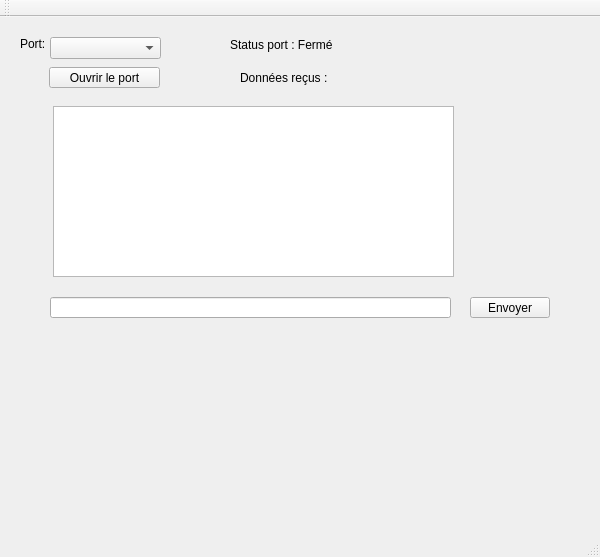
<?xml version="1.0" encoding="UTF-8"?>
<ui version="4.0">
 <class>QSerialPortTestClass</class>
 <widget class="QMainWindow" name="QSerialPortTestClass">
  <property name="geometry">
   <rect>
    <x>0</x>
    <y>0</y>
    <width>600</width>
    <height>557</height>
   </rect>
  </property>
  <property name="windowTitle">
   <string>QSerialPortTest</string>
  </property>
  <widget class="QWidget" name="centralWidget">
   <widget class="QLabel" name="label">
    <property name="geometry">
     <rect>
      <x>20</x>
      <y>20</y>
      <width>47</width>
      <height>13</height>
     </rect>
    </property>
    <property name="text">
     <string>Port:</string>
    </property>
   </widget>
   <widget class="QComboBox" name="portComboBox">
    <property name="geometry">
     <rect>
      <x>50</x>
      <y>20</y>
      <width>111</width>
      <height>22</height>
     </rect>
    </property>
   </widget>
   <widget class="QLabel" name="portStatusLabel">
    <property name="geometry">
     <rect>
      <x>230</x>
      <y>20</y>
      <width>121</width>
      <height>16</height>
     </rect>
    </property>
    <property name="text">
     <string>Status port : Fermé</string>
    </property>
   </widget>
   <widget class="QPushButton" name="pushButton">
    <property name="geometry">
     <rect>
      <x>49</x>
      <y>50</y>
      <width>111</width>
      <height>21</height>
     </rect>
    </property>
    <property name="text">
     <string>Ouvrir le port</string>
    </property>
   </widget>
   <widget class="QPushButton" name="pushButton_2">
    <property name="geometry">
     <rect>
      <x>470</x>
      <y>280</y>
      <width>80</width>
      <height>21</height>
     </rect>
    </property>
    <property name="text">
     <string>Envoyer</string>
    </property>
   </widget>
   <widget class="QLabel" name="label_3">
    <property name="geometry">
     <rect>
      <x>240</x>
      <y>50</y>
      <width>111</width>
      <height>21</height>
     </rect>
    </property>
    <property name="text">
     <string>Données reçus :</string>
    </property>
   </widget>
   <widget class="QPlainTextEdit" name="receivedDataText">
    <property name="geometry">
     <rect>
      <x>53</x>
      <y>89</y>
      <width>401</width>
      <height>171</height>
     </rect>
    </property>
   </widget>
   <widget class="QLineEdit" name="lineEdit">
    <property name="geometry">
     <rect>
      <x>50</x>
      <y>280</y>
      <width>401</width>
      <height>21</height>
     </rect>
    </property>
   </widget>
  </widget>
  <widget class="QMenuBar" name="menuBar">
   <property name="geometry">
    <rect>
     <x>0</x>
     <y>0</y>
     <width>600</width>
     <height>20</height>
    </rect>
   </property>
  </widget>
  <widget class="QToolBar" name="mainToolBar">
   <attribute name="toolBarArea">
    <enum>TopToolBarArea</enum>
   </attribute>
   <attribute name="toolBarBreak">
    <bool>false</bool>
   </attribute>
  </widget>
  <widget class="QStatusBar" name="statusBar"/>
 </widget>
 <layoutdefault spacing="6" margin="11"/>
 <resources>
  <include location="QSerialPortTest.qrc"/>
 </resources>
 <connections>
  <connection>
   <sender>pushButton</sender>
   <signal>clicked()</signal>
   <receiver>QSerialPortTestClass</receiver>
   <slot>onOpenPortButtonClicked()</slot>
   <hints>
    <hint type="sourcelabel">
     <x>104</x>
     <y>97</y>
    </hint>
    <hint type="destinationlabel">
     <x>299</x>
     <y>278</y>
    </hint>
   </hints>
  </connection>
  <connection>
   <sender>pushButton_2</sender>
   <signal>clicked()</signal>
   <receiver>QSerialPortTestClass</receiver>
   <slot>onSendMessageButtonClicked()</slot>
   <hints>
    <hint type="sourcelabel">
     <x>509</x>
     <y>327</y>
    </hint>
    <hint type="destinationlabel">
     <x>299</x>
     <y>278</y>
    </hint>
   </hints>
  </connection>
 </connections>
 <slots>
  <slot>onOpenPortButtonClicked()</slot>
  <slot>onSendMessageButtonClicked()</slot>
 </slots>
</ui>
